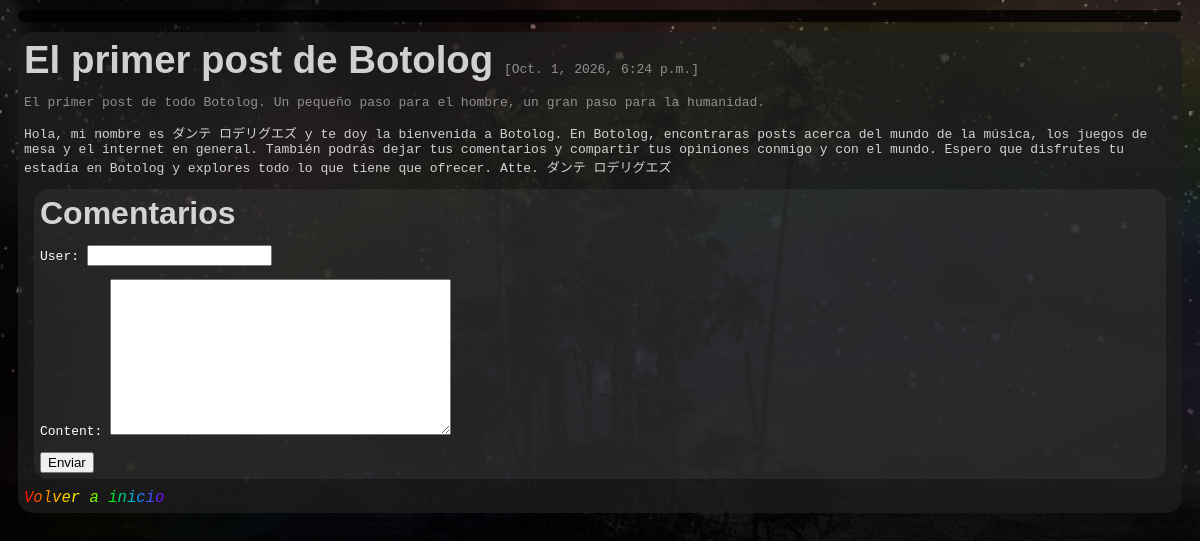
/blog/primer_post, run on an earlier commit of the app's database.
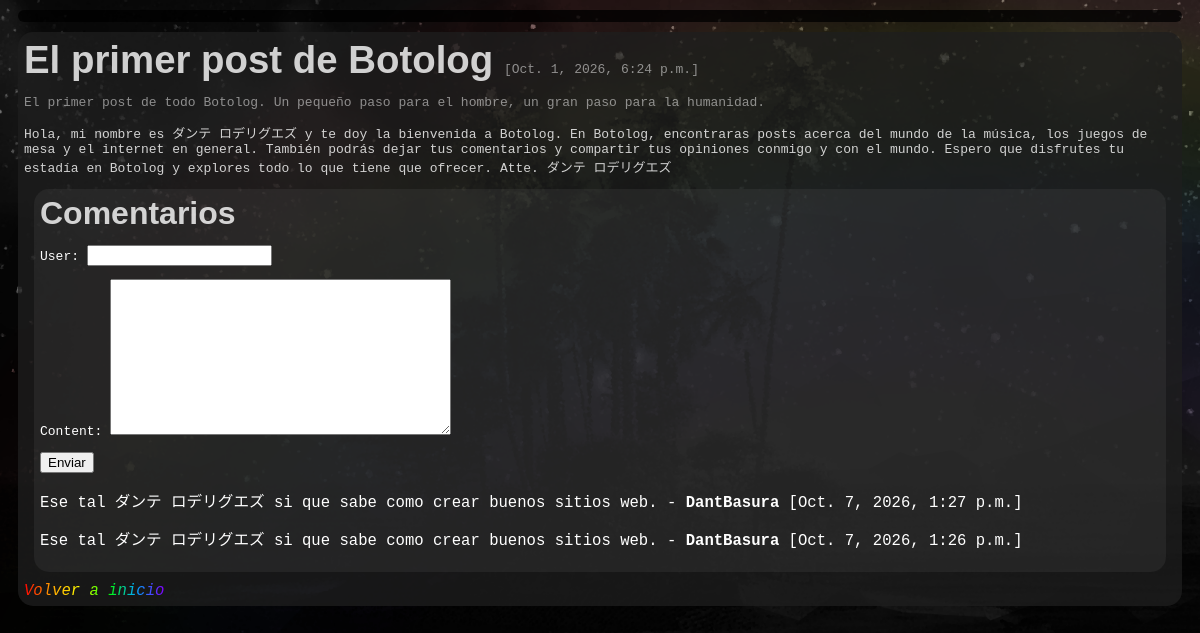
And on a later commit of the database.
### _Blog/models.py (models this page shows, shortened)
class Comment(models.Model):
    post = models.ForeignKey(Post, related_name = 'comments', on_delete = models.CASCADE)
    user = models.CharField(max_length = 255)
    content = models.TextField()
    date = models.DateTimeField(auto_now_add = True)
    class Meta:
        ordering = ('-date'),

### _Blog/views.py (the view)
# urls.py: path('<slug:slug>', views.detail, name = 'detail')
def detail(request, slug):
    post = get_object_or_404(Post, slug = slug)
    if request.method == 'POST':
        form = CommentForm(request.POST)
        if form.is_valid():
            comment = form.save(commit = False)
            comment.post = post
            comment.save()
            return redirect('detail', slug = slug)
    else:
        form = CommentForm()
    return render(request, '_Blog/detail.html', {
        'post': post,
        'form': form
    })

### _Blog/forms.py
class CommentForm(ModelForm):
    class Meta:
        model = Comment
        fields = ('user', 'content')

### _Blog/templates/_Blog/detail.html (shortened to what this page needs)
{% extends '_Blog/base.html'%}
{% block content %}
    <header>
        <h1 class = 'highlight-text heading'>
            {{ post.heading }}
        </h1>
        <p class = 'overshadow-text date'>
            [{{ post.date }}]
        </p>
    </header>
    <summary>
        <p class = 'overshadow-text drophead'>
            {{ post.drophead }}
        </p>
    </summary>
    <main>
        <p class = 'highlight-text'>
            {{ post.content }}
        </p>
    </main>
    <aside class = 'basket comments'>
        <h2 class = 'highlight-text heading'>
            Comentarios
        </h2>
        <form method = 'post'
        Waction = '.'>
            {{ form.as_p }}
            <button>
                Enviar
            </button>
        </form>
        {% for comment in post.comments.all %}
        <div>
            <p class = 'highlight comment'>
                {{ comment.content }} - <strong> {{ comment.user }} </strong> <span class = 'overshadow date'> [{{ comment.date }}] </span>
            </p>
        </div>
        {% endfor %}
    </aside>
    <footer>
        <a href = '{% url "index" %}'>
            Volver a inicio
        </a>
    </footer>
{% endblock %}

What changed in the data, as far as the page shows it:
added Comment: content "Ese tal ダンテ ロデリグエズ si que sabe como crear buenos sitios web.", user "DantBasura", date "Oct. 7, 2026, 1:27 p.m."
added Comment: content "Ese tal ダンテ ロデリグエズ si que sabe como crear buenos sitios web.", user "DantBasura", date "Oct. 7, 2026, 1:26 p.m."
